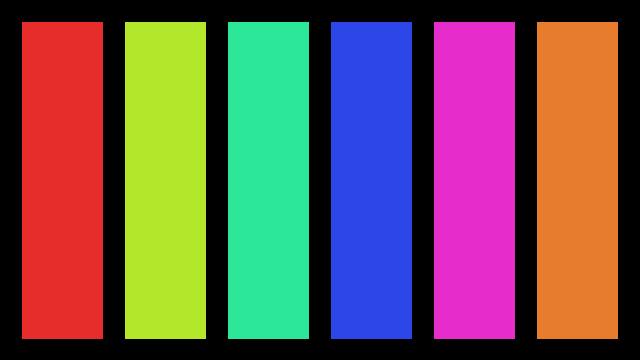
Frame 1 (no input)
Frame 60 (the mouse pressed at the canvas centre just before this capture): identical to frame 1, image omitted
Frame 120 (the mouse held since frame 60 and released just before this capture): identical to frame 1, image omitted

The Processing sketch that drew this single still picture (run headless with seeded random() and noise(); from frame 60 on, the mouse is pressed at the canvas centre):

// Processing sketch: randomColorMachine
// ── randomColorMachine.pde
int menge = 7;
int hStep = 77; 
float stepChange = 0;// Ausprobieren mit 31, 77 ,111, 129, 187 oder round(360/(menge)+17)
int offset;
float w;
float x = 0;
float xSpeed = -1.8; 
boolean isMoving = false;
Feld[] feld = new Feld[menge];

void setup(){
// fullScreen();
 size(640,360);
  offset = round(width /30);
  colorMode(HSB,359,99,99);
  w = (width-offset) / (feld.length-1) - offset; 
  for(int i = 0; i < feld.length; i++){
    int tempH = (0+hStep*i)%359;
    feld[i] = new Feld(x+offset+(w+offset)*i,tempH); 
  }
  smooth();
}

void draw(){

  background(#000000);
  for(int i = 0; i < feld.length; i++){
    feld[i].show();
    feld[i].update();
  }
//  stepChange+=0.4;
  if(stepChange >= 130){
    stepChange = 1;
  }
}

void mouseClicked(){
  isMoving = !isMoving;
}

// ── Feld.pde
class Feld{
  float xPos;
  float h;
  
  Feld(float xPos_, float h_){
    xPos = xPos_;
    h = h_;
 // h=  (int)random(0,359);
      
   }
   
  void show(){
    fill(h,80,90);  
     rect(xPos,offset,w,height-2*offset);
   }
  
  void update(){
    if(isMoving){
      xPos += xSpeed;
    }
    if(xPos < 0 - w){
      xPos = width;
  //    h = (int)random(0,359);
     h =  (h+hStep+floor(stepChange))%359;
      println(h + " StepChange: " + stepChange);
}
  }
}
